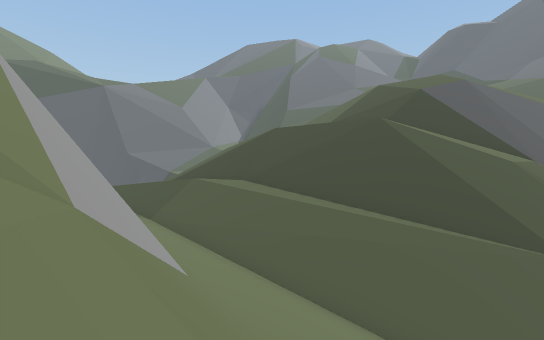
view 1 (above)

24 first-person views from a walk through a Unity game level. The camera is 0.41 m above the floor, tilts 6° down and sees 90° across. The floor is counted in squares, 0.5 m on a side. Each view is taken from the middle of a square. On the plan, view 1 faces up. The plan holds only what a view shows up to about 10 squares ahead; the rest is blank. The place goes on beyond the plan. The player character is not drawn. Some animated figures are not drawn.

view 2
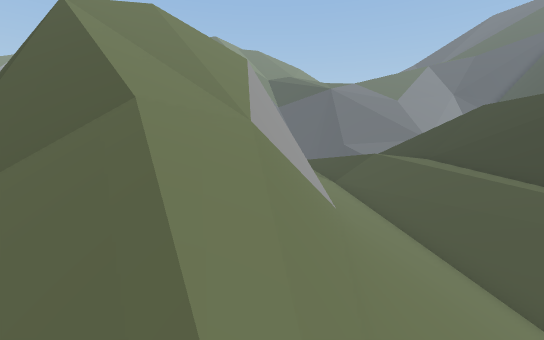

view 3
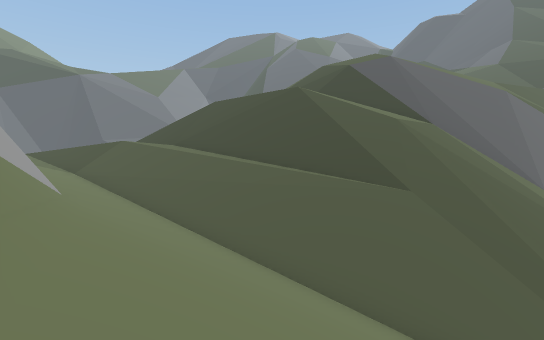

view 4
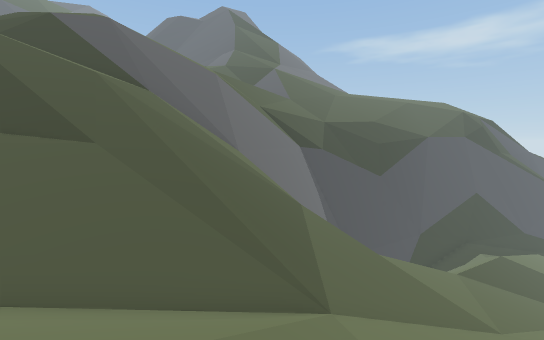

view 5
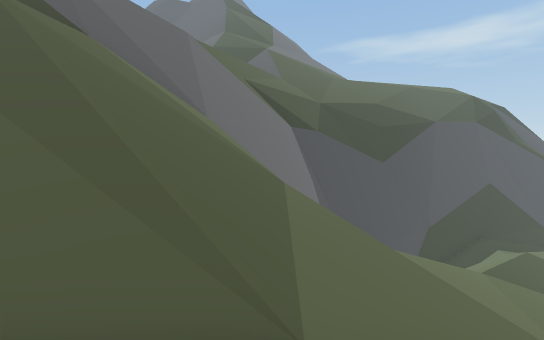

view 6
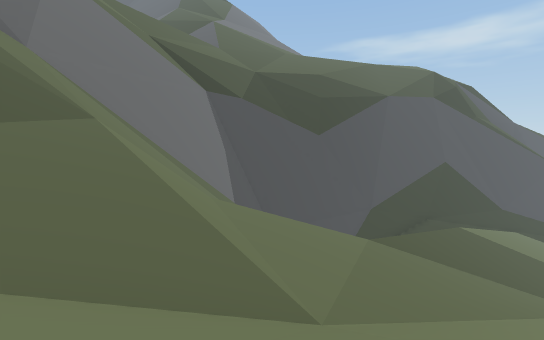

view 7
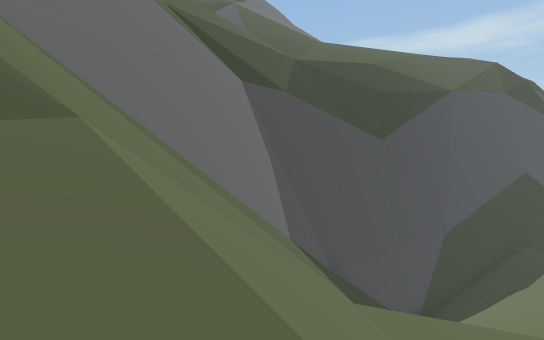

view 8
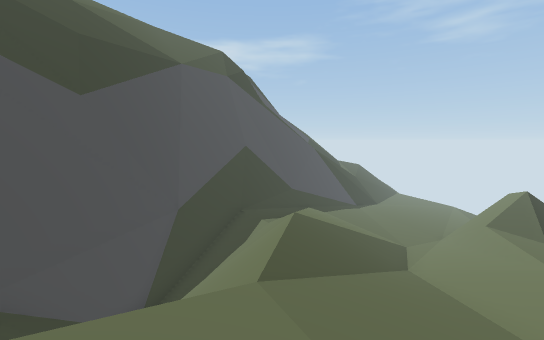

view 9
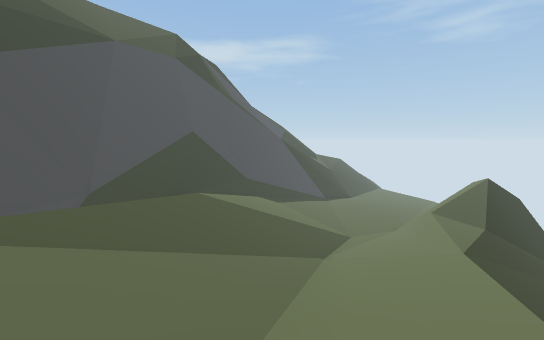

view 10
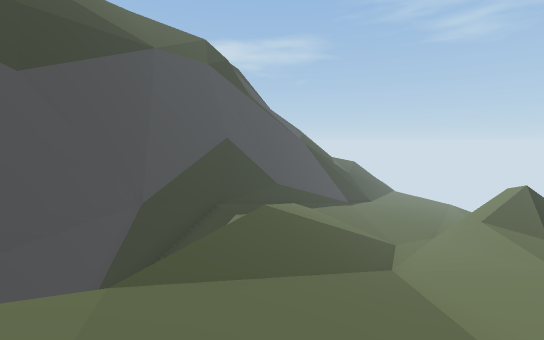

view 11
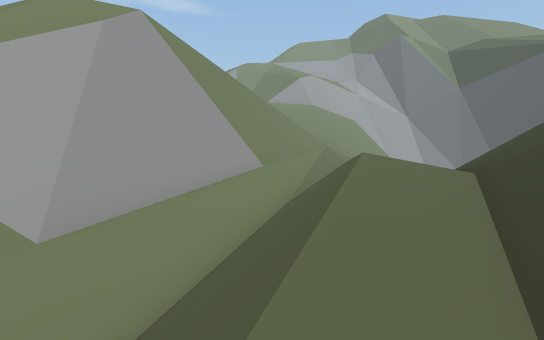

view 12
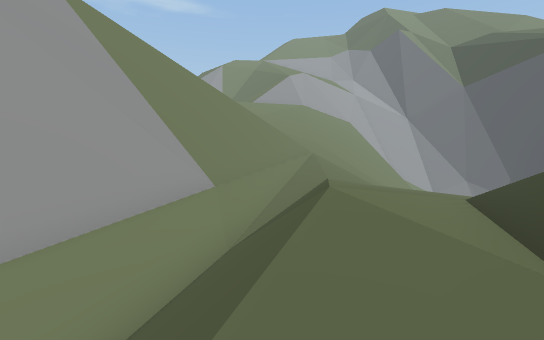

view 13
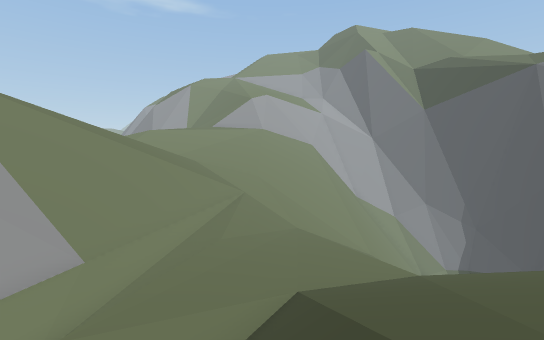

view 14
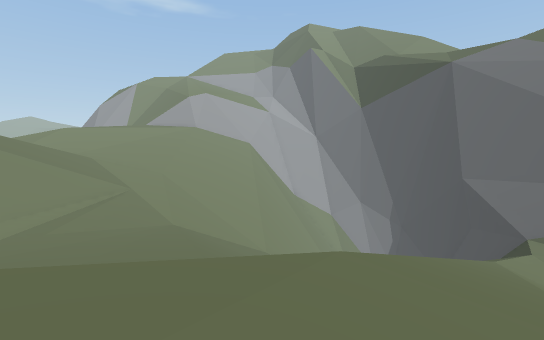

view 15
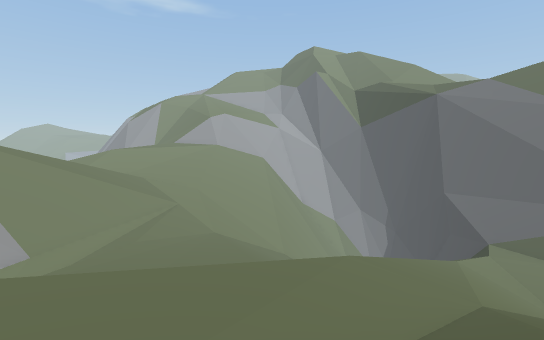

view 16
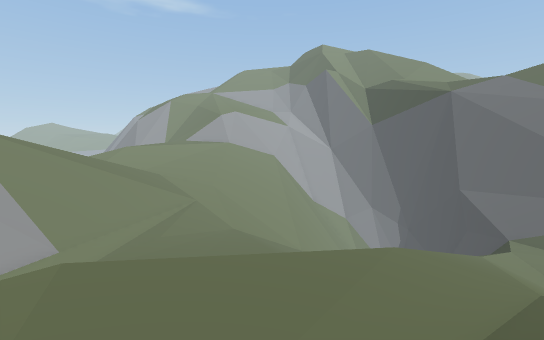

view 17
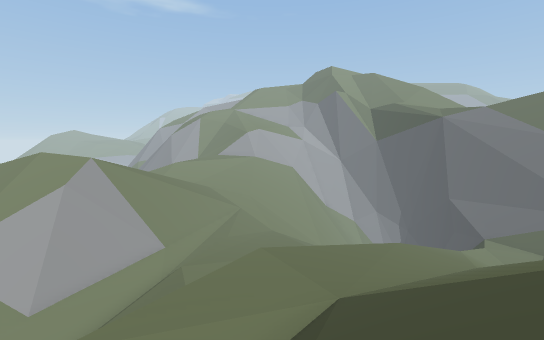

view 18
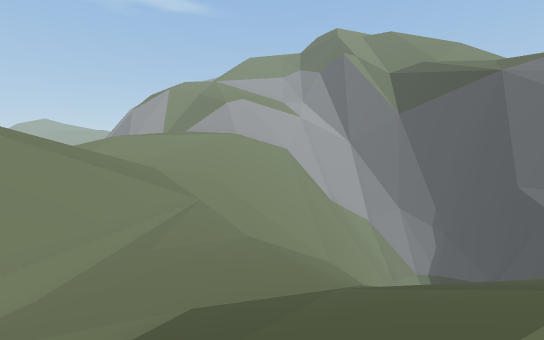

view 19
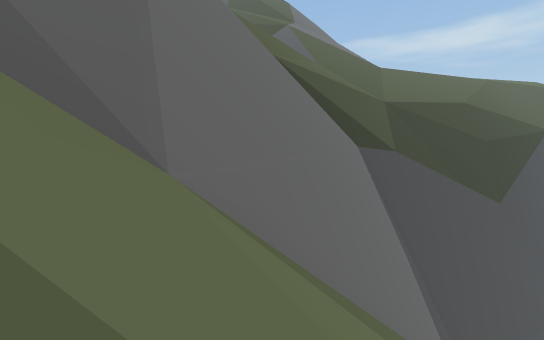

view 20
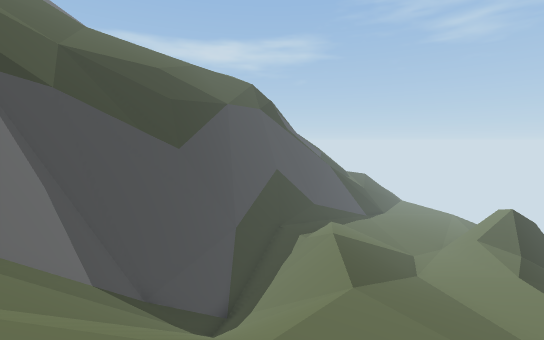

view 21
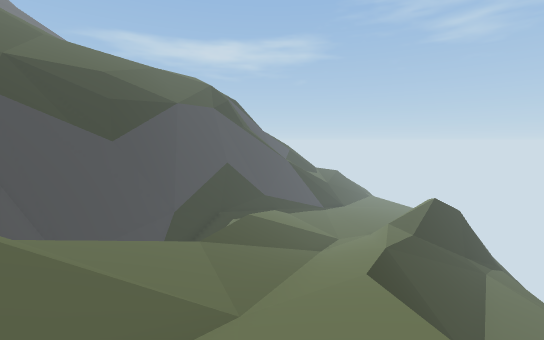

view 22
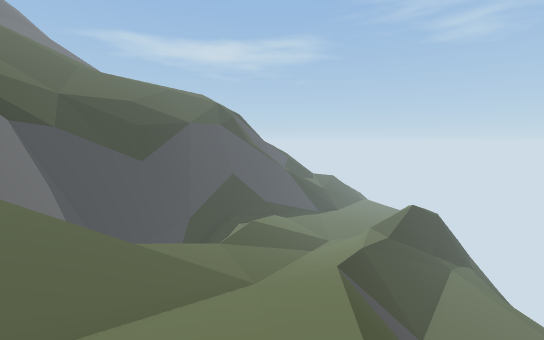

view 23
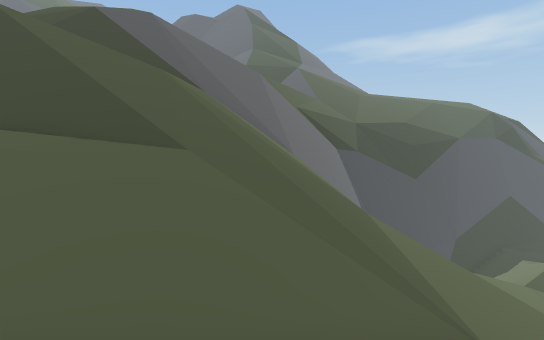

view 24
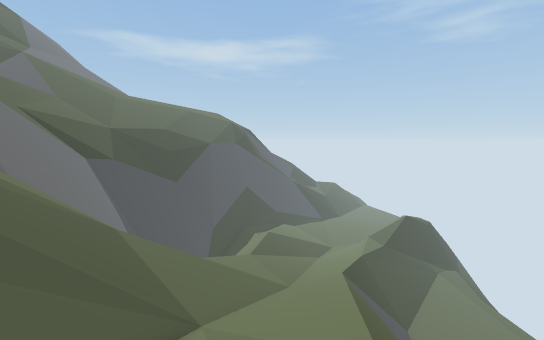

### Floor plan
Key: @ floor where view 1 was taken; # wall or solid block; . main floor; - floor 0.3 m lower than the main floor; : floor 0.35 m higher than the main floor; + floor 0.65 m higher than the main floor; _ floor 0.65 m lower than the main floor; * floor 0.95 m higher than the main floor; % floor 1.3 m higher than the main floor; & floor 1.6 m higher than the main floor; < floor 3.85 m lower than the main floor; ( floor 4.45 m lower than the main floor; / step, stairs or slope; = window, fence, low wall or low ledge; v drop or lower ground.
Columns run from 10 left of view 1 to 26 right of it. Each row starts with its distance up from view 1.
 26 v__
 25  v___/
 24   /-///
 23    /////
 22     ////
 21    //////
 20    ///////
 19    /////////
 18    /////+*///
 17  // ////***///
 16  ////////%%%///
 15 /////////%%%/////
 14 //.../////%%%////
 13 .....//////%%%////        &&%/
 12 ....../// //%%%=##v       /%// //
 11 ......:://////% /###vv    vvvvvv/
 10 =...///::==vvv////=##vvvvvvvvvvvv
  9 =#=//////::=##v////=###        vvvvv
  8 /v##=///////.=##/////=#########  vvvv
  7 //v###////////==#//////====######   v
  6 ///v ###////////=/////////////=#####
  5   //vvv##//////////////////////=#####
  4     ///v#=///////////////////////////
  3     ////v#///////////////////////////
  2     /////v=//////////////////////////
  1     //////==////////////////////////
  0     v ////@=/// ////////////////////
 -1     vvvv////// / ////////////////////
 -2                   ///////////////////
 -3                     vvvvv ///////////
 -4                           v//////////
 -5                           <<////////(
 -6                           (#// //////
 -7                             /////==v=
 -8                                ///<<
 -9                                 //==<
-10                                  //=#
-11                                   /==

Positions as (right, up) in squares from view 1, and headings:
1: (0, 0), facing up
2: (2, -1), facing up-left
3: (3, -1), facing up
4: (5, -1), facing up-right
5: (7, 0), facing up-right
6: (11, -2), facing up-right
7: (12, 2), facing up-right
8: (15, 1), facing right
9: (16, -2), facing right
10: (16, 0), facing right
11: (2, 8), facing left
12: (0, 9), facing left
13: (0, 12), facing left
14: (0, 17), facing left
15: (3, 16), facing left
16: (3, 15), facing left
17: (7, 13), facing left
18: (0, 14), facing left
19: (11, 6), facing up-right
20: (12, 3), facing right
21: (10, -1), facing right
22: (7, -1), facing right
23: (4, 1), facing up-right
24: (4, 0), facing right
